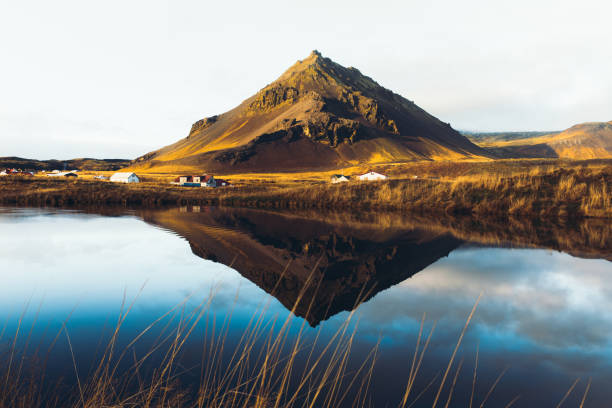
%> input picture Images/origin.jpg, 612 x 408 px
$ octave --eval "morphing;"   (GNU Octave 9; MATLAB toolbox functions it lacks are replaced by stand-ins)
%> lines starting %> are read from the running program, lines starting %| are printed output that depends on the picture
function morphing()
    clc;clear;

    % points to click
    points = 3;

    % output gifs for warping animation
    gif_path_s_to_t = 'output/source_to_target_warp.gif';
    gif_path_t_to_s = 'output/target_to_source_warp.gif';
    gif_path_morphed = 'output/morphed_warp.gif';

    res = [270 480];

    % loads image 1
    im1_original = imread('Images/origin.jpg');
%> im1_original is the input picture: size 408x612x3 uint8; mean R, G, B 139, 141.4, 140.3

    % rescales image 1 to res
    im1(:,:,1) = imresize(im1_original(:,:,1), res);
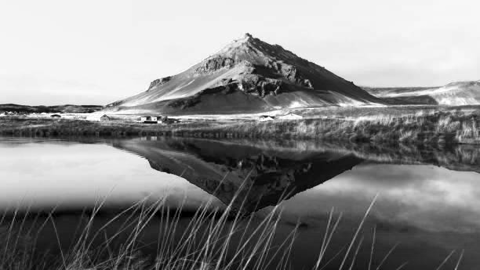
%> im1: size 270x480 uint8; min 0, max 255, mean 139
    im1(:,:,2) = imresize(im1_original(:,:,2), res);
    im1(:,:,3) = imresize(im1_original(:,:,3), res);
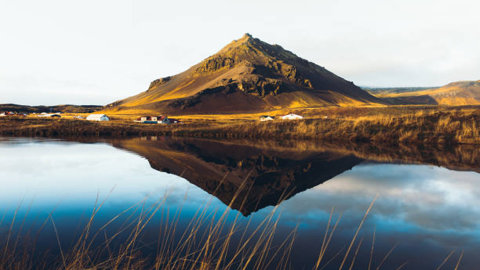
%> im1: size 270x480x3 uint8; mean R, G, B 139, 141.4, 140.3

    % loads image 2
%> (the run ends here)
